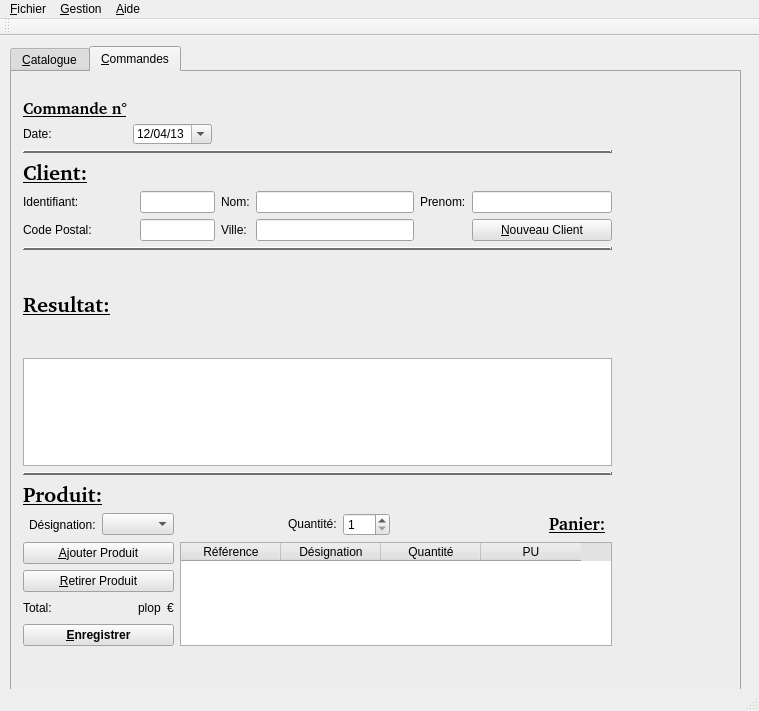
<?xml version="1.0" encoding="UTF-8"?>
<ui version="4.0">
 <class>MainWindow</class>
 <widget class="QMainWindow" name="MainWindow">
  <property name="geometry">
   <rect>
    <x>0</x>
    <y>0</y>
    <width>759</width>
    <height>711</height>
   </rect>
  </property>
  <property name="maximumSize">
   <size>
    <width>16777215</width>
    <height>16777215</height>
   </size>
  </property>
  <property name="windowTitle">
   <string>MainWindow</string>
  </property>
  <widget class="QWidget" name="centralWidget">
   <widget class="QTabWidget" name="tabWidget">
    <property name="geometry">
     <rect>
      <x>10</x>
      <y>10</y>
      <width>731</width>
      <height>651</height>
     </rect>
    </property>
    <property name="minimumSize">
     <size>
      <width>0</width>
      <height>0</height>
     </size>
    </property>
    <property name="palette">
     <palette>
      <active>
       <colorrole role="WindowText">
        <brush brushstyle="SolidPattern">
         <color alpha="255">
          <red>0</red>
          <green>0</green>
          <blue>0</blue>
         </color>
        </brush>
       </colorrole>
       <colorrole role="Button">
        <brush brushstyle="SolidPattern">
         <color alpha="255">
          <red>226</red>
          <green>226</green>
          <blue>226</blue>
         </color>
        </brush>
       </colorrole>
       <colorrole role="Light">
        <brush brushstyle="SolidPattern">
         <color alpha="255">
          <red>255</red>
          <green>255</green>
          <blue>255</blue>
         </color>
        </brush>
       </colorrole>
       <colorrole role="Midlight">
        <brush brushstyle="SolidPattern">
         <color alpha="255">
          <red>240</red>
          <green>240</green>
          <blue>240</blue>
         </color>
        </brush>
       </colorrole>
       <colorrole role="Dark">
        <brush brushstyle="SolidPattern">
         <color alpha="255">
          <red>113</red>
          <green>113</green>
          <blue>113</blue>
         </color>
        </brush>
       </colorrole>
       <colorrole role="Mid">
        <brush brushstyle="SolidPattern">
         <color alpha="255">
          <red>151</red>
          <green>151</green>
          <blue>151</blue>
         </color>
        </brush>
       </colorrole>
       <colorrole role="Text">
        <brush brushstyle="SolidPattern">
         <color alpha="255">
          <red>0</red>
          <green>0</green>
          <blue>0</blue>
         </color>
        </brush>
       </colorrole>
       <colorrole role="BrightText">
        <brush brushstyle="SolidPattern">
         <color alpha="255">
          <red>255</red>
          <green>255</green>
          <blue>255</blue>
         </color>
        </brush>
       </colorrole>
       <colorrole role="ButtonText">
        <brush brushstyle="SolidPattern">
         <color alpha="255">
          <red>0</red>
          <green>0</green>
          <blue>0</blue>
         </color>
        </brush>
       </colorrole>
       <colorrole role="Base">
        <brush brushstyle="SolidPattern">
         <color alpha="255">
          <red>255</red>
          <green>255</green>
          <blue>255</blue>
         </color>
        </brush>
       </colorrole>
       <colorrole role="Window">
        <brush brushstyle="SolidPattern">
         <color alpha="255">
          <red>226</red>
          <green>226</green>
          <blue>226</blue>
         </color>
        </brush>
       </colorrole>
       <colorrole role="Shadow">
        <brush brushstyle="SolidPattern">
         <color alpha="255">
          <red>0</red>
          <green>0</green>
          <blue>0</blue>
         </color>
        </brush>
       </colorrole>
       <colorrole role="AlternateBase">
        <brush brushstyle="SolidPattern">
         <color alpha="255">
          <red>240</red>
          <green>240</green>
          <blue>240</blue>
         </color>
        </brush>
       </colorrole>
       <colorrole role="ToolTipBase">
        <brush brushstyle="SolidPattern">
         <color alpha="255">
          <red>255</red>
          <green>255</green>
          <blue>220</blue>
         </color>
        </brush>
       </colorrole>
       <colorrole role="ToolTipText">
        <brush brushstyle="SolidPattern">
         <color alpha="255">
          <red>0</red>
          <green>0</green>
          <blue>0</blue>
         </color>
        </brush>
       </colorrole>
      </active>
      <inactive>
       <colorrole role="WindowText">
        <brush brushstyle="SolidPattern">
         <color alpha="255">
          <red>0</red>
          <green>0</green>
          <blue>0</blue>
         </color>
        </brush>
       </colorrole>
       <colorrole role="Button">
        <brush brushstyle="SolidPattern">
         <color alpha="255">
          <red>226</red>
          <green>226</green>
          <blue>226</blue>
         </color>
        </brush>
       </colorrole>
       <colorrole role="Light">
        <brush brushstyle="SolidPattern">
         <color alpha="255">
          <red>255</red>
          <green>255</green>
          <blue>255</blue>
         </color>
        </brush>
       </colorrole>
       <colorrole role="Midlight">
        <brush brushstyle="SolidPattern">
         <color alpha="255">
          <red>240</red>
          <green>240</green>
          <blue>240</blue>
         </color>
        </brush>
       </colorrole>
       <colorrole role="Dark">
        <brush brushstyle="SolidPattern">
         <color alpha="255">
          <red>113</red>
          <green>113</green>
          <blue>113</blue>
         </color>
        </brush>
       </colorrole>
       <colorrole role="Mid">
        <brush brushstyle="SolidPattern">
         <color alpha="255">
          <red>151</red>
          <green>151</green>
          <blue>151</blue>
         </color>
        </brush>
       </colorrole>
       <colorrole role="Text">
        <brush brushstyle="SolidPattern">
         <color alpha="255">
          <red>0</red>
          <green>0</green>
          <blue>0</blue>
         </color>
        </brush>
       </colorrole>
       <colorrole role="BrightText">
        <brush brushstyle="SolidPattern">
         <color alpha="255">
          <red>255</red>
          <green>255</green>
          <blue>255</blue>
         </color>
        </brush>
       </colorrole>
       <colorrole role="ButtonText">
        <brush brushstyle="SolidPattern">
         <color alpha="255">
          <red>0</red>
          <green>0</green>
          <blue>0</blue>
         </color>
        </brush>
       </colorrole>
       <colorrole role="Base">
        <brush brushstyle="SolidPattern">
         <color alpha="255">
          <red>255</red>
          <green>255</green>
          <blue>255</blue>
         </color>
        </brush>
       </colorrole>
       <colorrole role="Window">
        <brush brushstyle="SolidPattern">
         <color alpha="255">
          <red>226</red>
          <green>226</green>
          <blue>226</blue>
         </color>
        </brush>
       </colorrole>
       <colorrole role="Shadow">
        <brush brushstyle="SolidPattern">
         <color alpha="255">
          <red>0</red>
          <green>0</green>
          <blue>0</blue>
         </color>
        </brush>
       </colorrole>
       <colorrole role="AlternateBase">
        <brush brushstyle="SolidPattern">
         <color alpha="255">
          <red>240</red>
          <green>240</green>
          <blue>240</blue>
         </color>
        </brush>
       </colorrole>
       <colorrole role="ToolTipBase">
        <brush brushstyle="SolidPattern">
         <color alpha="255">
          <red>255</red>
          <green>255</green>
          <blue>220</blue>
         </color>
        </brush>
       </colorrole>
       <colorrole role="ToolTipText">
        <brush brushstyle="SolidPattern">
         <color alpha="255">
          <red>0</red>
          <green>0</green>
          <blue>0</blue>
         </color>
        </brush>
       </colorrole>
      </inactive>
      <disabled>
       <colorrole role="WindowText">
        <brush brushstyle="SolidPattern">
         <color alpha="255">
          <red>113</red>
          <green>113</green>
          <blue>113</blue>
         </color>
        </brush>
       </colorrole>
       <colorrole role="Button">
        <brush brushstyle="SolidPattern">
         <color alpha="255">
          <red>226</red>
          <green>226</green>
          <blue>226</blue>
         </color>
        </brush>
       </colorrole>
       <colorrole role="Light">
        <brush brushstyle="SolidPattern">
         <color alpha="255">
          <red>255</red>
          <green>255</green>
          <blue>255</blue>
         </color>
        </brush>
       </colorrole>
       <colorrole role="Midlight">
        <brush brushstyle="SolidPattern">
         <color alpha="255">
          <red>240</red>
          <green>240</green>
          <blue>240</blue>
         </color>
        </brush>
       </colorrole>
       <colorrole role="Dark">
        <brush brushstyle="SolidPattern">
         <color alpha="255">
          <red>113</red>
          <green>113</green>
          <blue>113</blue>
         </color>
        </brush>
       </colorrole>
       <colorrole role="Mid">
        <brush brushstyle="SolidPattern">
         <color alpha="255">
          <red>151</red>
          <green>151</green>
          <blue>151</blue>
         </color>
        </brush>
       </colorrole>
       <colorrole role="Text">
        <brush brushstyle="SolidPattern">
         <color alpha="255">
          <red>113</red>
          <green>113</green>
          <blue>113</blue>
         </color>
        </brush>
       </colorrole>
       <colorrole role="BrightText">
        <brush brushstyle="SolidPattern">
         <color alpha="255">
          <red>255</red>
          <green>255</green>
          <blue>255</blue>
         </color>
        </brush>
       </colorrole>
       <colorrole role="ButtonText">
        <brush brushstyle="SolidPattern">
         <color alpha="255">
          <red>113</red>
          <green>113</green>
          <blue>113</blue>
         </color>
        </brush>
       </colorrole>
       <colorrole role="Base">
        <brush brushstyle="SolidPattern">
         <color alpha="255">
          <red>226</red>
          <green>226</green>
          <blue>226</blue>
         </color>
        </brush>
       </colorrole>
       <colorrole role="Window">
        <brush brushstyle="SolidPattern">
         <color alpha="255">
          <red>226</red>
          <green>226</green>
          <blue>226</blue>
         </color>
        </brush>
       </colorrole>
       <colorrole role="Shadow">
        <brush brushstyle="SolidPattern">
         <color alpha="255">
          <red>0</red>
          <green>0</green>
          <blue>0</blue>
         </color>
        </brush>
       </colorrole>
       <colorrole role="AlternateBase">
        <brush brushstyle="SolidPattern">
         <color alpha="255">
          <red>226</red>
          <green>226</green>
          <blue>226</blue>
         </color>
        </brush>
       </colorrole>
       <colorrole role="ToolTipBase">
        <brush brushstyle="SolidPattern">
         <color alpha="255">
          <red>255</red>
          <green>255</green>
          <blue>220</blue>
         </color>
        </brush>
       </colorrole>
       <colorrole role="ToolTipText">
        <brush brushstyle="SolidPattern">
         <color alpha="255">
          <red>0</red>
          <green>0</green>
          <blue>0</blue>
         </color>
        </brush>
       </colorrole>
      </disabled>
     </palette>
    </property>
    <property name="currentIndex">
     <number>1</number>
    </property>
    <widget class="QWidget" name="tab">
     <attribute name="title">
      <string>&amp;Catalogue</string>
     </attribute>
     <layout class="QVBoxLayout" name="verticalLayout">
      <item>
       <layout class="QHBoxLayout" name="horizontalLayout_3">
        <item>
         <spacer name="horizontalSpacer_4">
          <property name="orientation">
           <enum>Qt::Horizontal</enum>
          </property>
          <property name="sizeHint" stdset="0">
           <size>
            <width>40</width>
            <height>20</height>
           </size>
          </property>
         </spacer>
        </item>
        <item>
         <widget class="QLabel" name="label_4">
          <property name="text">
           <string>Liste des produits</string>
          </property>
         </widget>
        </item>
        <item>
         <spacer name="horizontalSpacer_3">
          <property name="orientation">
           <enum>Qt::Horizontal</enum>
          </property>
          <property name="sizeHint" stdset="0">
           <size>
            <width>40</width>
            <height>20</height>
           </size>
          </property>
         </spacer>
        </item>
       </layout>
      </item>
      <item>
       <widget class="QTableView" name="tableViewCatalogue">
        <property name="tabKeyNavigation">
         <bool>false</bool>
        </property>
        <property name="alternatingRowColors">
         <bool>true</bool>
        </property>
        <property name="selectionBehavior">
         <enum>QAbstractItemView::SelectRows</enum>
        </property>
       </widget>
      </item>
      <item>
       <layout class="QHBoxLayout" name="horizontalLayout_2">
        <item>
         <spacer name="horizontalSpacer">
          <property name="orientation">
           <enum>Qt::Horizontal</enum>
          </property>
          <property name="sizeHint" stdset="0">
           <size>
            <width>40</width>
            <height>20</height>
           </size>
          </property>
         </spacer>
        </item>
        <item>
         <layout class="QHBoxLayout" name="horizontalLayout">
          <item>
           <widget class="QPushButton" name="pushButtonAjoutProd">
            <property name="text">
             <string>&amp;Nouveau</string>
            </property>
           </widget>
          </item>
          <item>
           <widget class="QPushButton" name="pushButtonSupprProd">
            <property name="text">
             <string>&amp;Supprimer</string>
            </property>
           </widget>
          </item>
         </layout>
        </item>
        <item>
         <spacer name="horizontalSpacer_2">
          <property name="orientation">
           <enum>Qt::Horizontal</enum>
          </property>
          <property name="sizeHint" stdset="0">
           <size>
            <width>40</width>
            <height>20</height>
           </size>
          </property>
         </spacer>
        </item>
       </layout>
      </item>
     </layout>
    </widget>
    <widget class="QWidget" name="tab_2">
     <attribute name="title">
      <string>&amp;Commandes</string>
     </attribute>
     <widget class="QWidget" name="">
      <property name="geometry">
       <rect>
        <x>0</x>
        <y>15</y>
        <width>611</width>
        <height>570</height>
       </rect>
      </property>
      <layout class="QVBoxLayout" name="verticalLayout_7">
       <item>
        <layout class="QGridLayout" name="gridLayout_2">
         <item row="0" column="0">
          <widget class="QLabel" name="label_5">
           <property name="font">
            <font>
             <family>Bitstream Charter</family>
             <pointsize>12</pointsize>
             <weight>75</weight>
             <bold>true</bold>
             <underline>true</underline>
            </font>
           </property>
           <property name="text">
            <string>Commande n°</string>
           </property>
          </widget>
         </item>
         <item row="0" column="1">
          <widget class="QLabel" name="labelCommande">
           <property name="font">
            <font>
             <weight>75</weight>
             <italic>false</italic>
             <bold>true</bold>
             <underline>true</underline>
            </font>
           </property>
           <property name="text">
            <string/>
           </property>
          </widget>
         </item>
         <item row="0" column="2">
          <spacer name="horizontalSpacer_8">
           <property name="orientation">
            <enum>Qt::Horizontal</enum>
           </property>
           <property name="sizeType">
            <enum>QSizePolicy::Maximum</enum>
           </property>
           <property name="sizeHint" stdset="0">
            <size>
             <width>397</width>
             <height>17</height>
            </size>
           </property>
          </spacer>
         </item>
         <item row="1" column="0">
          <widget class="QLabel" name="label_6">
           <property name="text">
            <string>Date:</string>
           </property>
          </widget>
         </item>
         <item row="1" column="1">
          <widget class="QDateEdit" name="dateEditCommande">
           <property name="enabled">
            <bool>true</bool>
           </property>
           <property name="maximumSize">
            <size>
             <width>16777215</width>
             <height>20</height>
            </size>
           </property>
           <property name="font">
            <font>
             <weight>50</weight>
             <bold>false</bold>
             <kerning>true</kerning>
            </font>
           </property>
           <property name="cursor">
            <cursorShape>PointingHandCursor</cursorShape>
           </property>
           <property name="dateTime">
            <datetime>
             <hour>22</hour>
             <minute>0</minute>
             <second>0</second>
             <year>2013</year>
             <month>4</month>
             <day>12</day>
            </datetime>
           </property>
           <property name="currentSection">
            <enum>QDateTimeEdit::MonthSection</enum>
           </property>
           <property name="displayFormat">
            <string>dd/MM/yy</string>
           </property>
           <property name="calendarPopup">
            <bool>true</bool>
           </property>
           <property name="currentSectionIndex">
            <number>1</number>
           </property>
           <property name="timeSpec">
            <enum>Qt::UTC</enum>
           </property>
           <property name="date">
            <date>
             <year>2013</year>
             <month>4</month>
             <day>12</day>
            </date>
           </property>
          </widget>
         </item>
         <item row="1" column="2">
          <spacer name="horizontalSpacer_5">
           <property name="orientation">
            <enum>Qt::Horizontal</enum>
           </property>
           <property name="sizeType">
            <enum>QSizePolicy::Maximum</enum>
           </property>
           <property name="sizeHint" stdset="0">
            <size>
             <width>400</width>
             <height>20</height>
            </size>
           </property>
          </spacer>
         </item>
        </layout>
       </item>
       <item>
        <layout class="QVBoxLayout" name="verticalLayout_11">
         <item>
          <layout class="QVBoxLayout" name="verticalLayout_13">
           <item>
            <widget class="Line" name="lineClient">
             <property name="minimumSize">
              <size>
               <width>0</width>
               <height>0</height>
              </size>
             </property>
             <property name="maximumSize">
              <size>
               <width>16777215</width>
               <height>16777215</height>
              </size>
             </property>
             <property name="font">
              <font>
               <pointsize>20</pointsize>
               <weight>75</weight>
               <bold>true</bold>
              </font>
             </property>
             <property name="frameShadow">
              <enum>QFrame::Raised</enum>
             </property>
             <property name="lineWidth">
              <number>2</number>
             </property>
             <property name="orientation">
              <enum>Qt::Horizontal</enum>
             </property>
            </widget>
           </item>
           <item>
            <widget class="QLabel" name="label_7">
             <property name="font">
              <font>
               <family>Bitstream Charter</family>
               <pointsize>16</pointsize>
               <weight>75</weight>
               <bold>true</bold>
               <underline>true</underline>
              </font>
             </property>
             <property name="text">
              <string>Client:</string>
             </property>
            </widget>
           </item>
          </layout>
         </item>
         <item>
          <layout class="QHBoxLayout" name="horizontalLayout_7">
           <item>
            <layout class="QHBoxLayout" name="horizontalLayout_6">
             <item>
              <layout class="QVBoxLayout" name="verticalLayout_4">
               <item>
                <widget class="QLabel" name="label">
                 <property name="text">
                  <string>Identifiant:</string>
                 </property>
                </widget>
               </item>
               <item>
                <widget class="QLabel" name="label_8">
                 <property name="text">
                  <string>Code Postal:</string>
                 </property>
                </widget>
               </item>
              </layout>
             </item>
             <item>
              <layout class="QVBoxLayout" name="verticalLayout_5">
               <item>
                <widget class="QLineEdit" name="lineEditId">
                 <property name="maximumSize">
                  <size>
                   <width>75</width>
                   <height>16777215</height>
                  </size>
                 </property>
                </widget>
               </item>
               <item>
                <widget class="QLineEdit" name="lineEditCP">
                 <property name="maximumSize">
                  <size>
                   <width>75</width>
                   <height>16777215</height>
                  </size>
                 </property>
                </widget>
               </item>
              </layout>
             </item>
            </layout>
           </item>
           <item>
            <layout class="QHBoxLayout" name="horizontalLayout_5">
             <item>
              <layout class="QVBoxLayout" name="verticalLayout_3">
               <item>
                <widget class="QLabel" name="label_2">
                 <property name="text">
                  <string>Nom:</string>
                 </property>
                </widget>
               </item>
               <item>
                <widget class="QLabel" name="label_9">
                 <property name="text">
                  <string>Ville:</string>
                 </property>
                </widget>
               </item>
              </layout>
             </item>
             <item>
              <layout class="QVBoxLayout" name="verticalLayout_9">
               <item>
                <widget class="QLineEdit" name="lineEditNom"/>
               </item>
               <item>
                <widget class="QLineEdit" name="lineEditVille"/>
               </item>
              </layout>
             </item>
            </layout>
           </item>
           <item>
            <layout class="QHBoxLayout" name="horizontalLayout_4">
             <item>
              <layout class="QVBoxLayout" name="verticalLayout_2">
               <item>
                <widget class="QLabel" name="label_3">
                 <property name="text">
                  <string>Prenom:</string>
                 </property>
                </widget>
               </item>
               <item>
                <widget class="QLabel" name="label_11">
                 <property name="text">
                  <string/>
                 </property>
                </widget>
               </item>
              </layout>
             </item>
             <item>
              <layout class="QVBoxLayout" name="verticalLayout_10">
               <item>
                <widget class="QLineEdit" name="lineEditPrenom"/>
               </item>
               <item>
                <widget class="QPushButton" name="pushButton">
                 <property name="text">
                  <string>&amp;Nouveau Client</string>
                 </property>
                 <property name="icon">
                  <iconset resource="Ressource.qrc">
                   <normaloff>:/home/etudiant/GestionCommerciale/Ressources/Ressources/add.png</normaloff>:/home/etudiant/GestionCommerciale/Ressources/Ressources/add.png</iconset>
                 </property>
                 <property name="iconSize">
                  <size>
                   <width>20</width>
                   <height>20</height>
                  </size>
                 </property>
                </widget>
               </item>
              </layout>
             </item>
            </layout>
           </item>
          </layout>
         </item>
        </layout>
       </item>
       <item>
        <layout class="QVBoxLayout" name="verticalLayout_12">
         <item>
          <layout class="QVBoxLayout" name="verticalLayout_14">
           <item>
            <widget class="Line" name="lineResultat">
             <property name="enabled">
              <bool>true</bool>
             </property>
             <property name="minimumSize">
              <size>
               <width>0</width>
               <height>0</height>
              </size>
             </property>
             <property name="maximumSize">
              <size>
               <width>16777215</width>
               <height>16777215</height>
              </size>
             </property>
             <property name="font">
              <font>
               <pointsize>20</pointsize>
               <weight>75</weight>
               <bold>true</bold>
              </font>
             </property>
             <property name="frameShadow">
              <enum>QFrame::Raised</enum>
             </property>
             <property name="lineWidth">
              <number>2</number>
             </property>
             <property name="orientation">
              <enum>Qt::Horizontal</enum>
             </property>
            </widget>
           </item>
           <item>
            <widget class="QLabel" name="label_10">
             <property name="font">
              <font>
               <family>Bitstream Charter</family>
               <pointsize>16</pointsize>
               <weight>75</weight>
               <bold>true</bold>
               <underline>true</underline>
              </font>
             </property>
             <property name="text">
              <string>Resultat:</string>
             </property>
            </widget>
           </item>
          </layout>
         </item>
         <item>
          <widget class="QTableView" name="tableViewRecherche">
           <property name="maximumSize">
            <size>
             <width>16777215</width>
             <height>108</height>
            </size>
           </property>
           <property name="tabKeyNavigation">
            <bool>false</bool>
           </property>
           <property name="selectionBehavior">
            <enum>QAbstractItemView::SelectRows</enum>
           </property>
          </widget>
         </item>
        </layout>
       </item>
       <item>
        <layout class="QVBoxLayout" name="verticalLayout_6">
         <item>
          <layout class="QVBoxLayout" name="verticalLayout_15">
           <item>
            <widget class="Line" name="lineProduit">
             <property name="enabled">
              <bool>true</bool>
             </property>
             <property name="minimumSize">
              <size>
               <width>0</width>
               <height>0</height>
              </size>
             </property>
             <property name="maximumSize">
              <size>
               <width>16777215</width>
               <height>16777215</height>
              </size>
             </property>
             <property name="font">
              <font>
               <pointsize>20</pointsize>
               <weight>75</weight>
               <bold>true</bold>
              </font>
             </property>
             <property name="frameShadow">
              <enum>QFrame::Raised</enum>
             </property>
             <property name="lineWidth">
              <number>2</number>
             </property>
             <property name="orientation">
              <enum>Qt::Horizontal</enum>
             </property>
            </widget>
           </item>
           <item>
            <widget class="QLabel" name="label_13">
             <property name="font">
              <font>
               <family>Bitstream Charter</family>
               <pointsize>16</pointsize>
               <weight>75</weight>
               <bold>true</bold>
               <underline>true</underline>
              </font>
             </property>
             <property name="text">
              <string>Produit:</string>
             </property>
            </widget>
           </item>
          </layout>
         </item>
         <item>
          <layout class="QGridLayout" name="gridLayout">
           <item row="4" column="2" rowspan="4" colspan="2">
            <widget class="QTableWidget" name="tableWidgetPanier">
             <property name="minimumSize">
              <size>
               <width>400</width>
               <height>0</height>
              </size>
             </property>
             <property name="maximumSize">
              <size>
               <width>16777215</width>
               <height>150</height>
              </size>
             </property>
             <property name="tabKeyNavigation">
              <bool>false</bool>
             </property>
             <property name="selectionBehavior">
              <enum>QAbstractItemView::SelectRows</enum>
             </property>
             <column>
              <property name="text">
               <string>Référence</string>
              </property>
             </column>
             <column>
              <property name="text">
               <string>Désignation</string>
              </property>
             </column>
             <column>
              <property name="text">
               <string>Quantité</string>
              </property>
             </column>
             <column>
              <property name="text">
               <string>PU</string>
              </property>
             </column>
            </widget>
           </item>
           <item row="5" column="0" colspan="2">
            <widget class="QPushButton" name="pushButtonSupprimer">
             <property name="text">
              <string>&amp;Retirer Produit</string>
             </property>
             <property name="icon">
              <iconset resource="Ressource.qrc">
               <normaloff>:/home/etudiant/GestionCommerciale/Ressources/Ressources/remove.png</normaloff>:/home/etudiant/GestionCommerciale/Ressources/Ressources/remove.png</iconset>
             </property>
             <property name="iconSize">
              <size>
               <width>20</width>
               <height>20</height>
              </size>
             </property>
            </widget>
           </item>
           <item row="6" column="0" colspan="2">
            <layout class="QHBoxLayout" name="horizontalLayout_23">
             <item>
              <widget class="QLabel" name="label_16">
               <property name="maximumSize">
                <size>
                 <width>16777215</width>
                 <height>20</height>
                </size>
               </property>
               <property name="text">
                <string>Total:</string>
               </property>
              </widget>
             </item>
             <item>
              <spacer name="horizontalSpacer_17">
               <property name="orientation">
                <enum>Qt::Horizontal</enum>
               </property>
               <property name="sizeHint" stdset="0">
                <size>
                 <width>40</width>
                 <height>20</height>
                </size>
               </property>
              </spacer>
             </item>
             <item>
              <layout class="QHBoxLayout" name="horizontalLayout_10">
               <item>
                <widget class="QLabel" name="labelTotal">
                 <property name="maximumSize">
                  <size>
                   <width>16777215</width>
                   <height>20</height>
                  </size>
                 </property>
                 <property name="text">
                  <string>plop</string>
                 </property>
                </widget>
               </item>
               <item>
                <widget class="QLabel" name="labelEuro">
                 <property name="maximumSize">
                  <size>
                   <width>16777215</width>
                   <height>20</height>
                  </size>
                 </property>
                 <property name="text">
                  <string>€</string>
                 </property>
                </widget>
               </item>
              </layout>
             </item>
            </layout>
           </item>
           <item row="7" column="0" colspan="2">
            <widget class="QPushButton" name="pushButtonEnregistrer">
             <property name="font">
              <font>
               <weight>75</weight>
               <bold>true</bold>
               <underline>false</underline>
              </font>
             </property>
             <property name="text">
              <string>&amp;Enregistrer</string>
             </property>
             <property name="icon">
              <iconset resource="Ressource.qrc">
               <normaloff>:/home/etudiant/GestionCommerciale/Ressources/Ressources/filesave.png</normaloff>:/home/etudiant/GestionCommerciale/Ressources/Ressources/filesave.png</iconset>
             </property>
             <property name="iconSize">
              <size>
               <width>20</width>
               <height>20</height>
              </size>
             </property>
            </widget>
           </item>
           <item row="4" column="0" colspan="2">
            <widget class="QPushButton" name="pushButtonAjoutPanierProd">
             <property name="text">
              <string>&amp;Ajouter Produit</string>
             </property>
             <property name="icon">
              <iconset resource="Ressource.qrc">
               <normaloff>:/home/etudiant/GestionCommerciale/Ressources/Ressources/add.png</normaloff>:/home/etudiant/GestionCommerciale/Ressources/Ressources/add.png</iconset>
             </property>
             <property name="iconSize">
              <size>
               <width>20</width>
               <height>20</height>
              </size>
             </property>
            </widget>
           </item>
           <item row="3" column="2">
            <layout class="QHBoxLayout" name="horizontalLayout_21">
             <item>
              <layout class="QHBoxLayout" name="horizontalLayout_22">
               <item>
                <spacer name="horizontalSpacer_7">
                 <property name="orientation">
                  <enum>Qt::Horizontal</enum>
                 </property>
                 <property name="sizeHint" stdset="0">
                  <size>
                   <width>40</width>
                   <height>20</height>
                  </size>
                 </property>
                </spacer>
               </item>
               <item>
                <widget class="QLabel" name="label_15">
                 <property name="maximumSize">
                  <size>
                   <width>16777215</width>
                   <height>20</height>
                  </size>
                 </property>
                 <property name="text">
                  <string>Quantité:</string>
                 </property>
                </widget>
               </item>
               <item>
                <widget class="QSpinBox" name="spinBoxQtt">
                 <property name="sizePolicy">
                  <sizepolicy hsizetype="Minimum" vsizetype="Fixed">
                   <horstretch>0</horstretch>
                   <verstretch>0</verstretch>
                  </sizepolicy>
                 </property>
                 <property name="minimum">
                  <number>1</number>
                 </property>
                 <property name="maximum">
                  <number>150</number>
                 </property>
                </widget>
               </item>
              </layout>
             </item>
             <item>
              <layout class="QHBoxLayout" name="horizontalLayout_9">
               <item>
                <spacer name="horizontalSpacer_6">
                 <property name="orientation">
                  <enum>Qt::Horizontal</enum>
                 </property>
                 <property name="sizeHint" stdset="0">
                  <size>
                   <width>40</width>
                   <height>20</height>
                  </size>
                 </property>
                </spacer>
               </item>
               <item>
                <widget class="QLabel" name="label_12">
                 <property name="maximumSize">
                  <size>
                   <width>16777215</width>
                   <height>20</height>
                  </size>
                 </property>
                 <property name="font">
                  <font>
                   <family>Bitstream Charter</family>
                   <pointsize>13</pointsize>
                   <weight>75</weight>
                   <bold>true</bold>
                   <underline>true</underline>
                  </font>
                 </property>
                 <property name="text">
                  <string>Panier:</string>
                 </property>
                </widget>
               </item>
              </layout>
             </item>
            </layout>
           </item>
           <item row="3" column="1">
            <layout class="QHBoxLayout" name="horizontalLayout_8">
             <item>
              <widget class="QLabel" name="label_14">
               <property name="text">
                <string>Désignation:</string>
               </property>
              </widget>
             </item>
             <item>
              <widget class="QComboBox" name="comboBoxDesignation"/>
             </item>
            </layout>
           </item>
          </layout>
         </item>
        </layout>
       </item>
      </layout>
     </widget>
    </widget>
   </widget>
  </widget>
  <widget class="QMenuBar" name="menuBar">
   <property name="geometry">
    <rect>
     <x>0</x>
     <y>0</y>
     <width>759</width>
     <height>27</height>
    </rect>
   </property>
   <widget class="QMenu" name="menu_Fichier">
    <property name="title">
     <string>&amp;Fichier</string>
    </property>
    <addaction name="action_Quitter"/>
   </widget>
   <widget class="QMenu" name="menu_Gestion">
    <property name="title">
     <string>&amp;Gestion</string>
    </property>
    <addaction name="action_Produit"/>
    <addaction name="action_Commande"/>
   </widget>
   <widget class="QMenu" name="menu_Aide">
    <property name="title">
     <string>&amp;Aide</string>
    </property>
    <addaction name="action_A_propos"/>
   </widget>
   <addaction name="menu_Fichier"/>
   <addaction name="menu_Gestion"/>
   <addaction name="menu_Aide"/>
  </widget>
  <widget class="QToolBar" name="mainToolBar">
   <attribute name="toolBarArea">
    <enum>TopToolBarArea</enum>
   </attribute>
   <attribute name="toolBarBreak">
    <bool>false</bool>
   </attribute>
  </widget>
  <widget class="QStatusBar" name="statusBar"/>
  <action name="action_Quitter">
   <property name="text">
    <string>&amp;Quitter</string>
   </property>
  </action>
  <action name="action_Client_le">
   <property name="text">
    <string>&amp;Clientèle</string>
   </property>
  </action>
  <action name="action_Produit">
   <property name="text">
    <string>&amp;Produit</string>
   </property>
  </action>
  <action name="action_Commande">
   <property name="text">
    <string>&amp;Commande</string>
   </property>
  </action>
  <action name="action_A_propos">
   <property name="text">
    <string>&amp;A propos</string>
   </property>
  </action>
 </widget>
 <layoutdefault spacing="6" margin="11"/>
 <tabstops>
  <tabstop>tabWidget</tabstop>
  <tabstop>tableViewCatalogue</tabstop>
  <tabstop>pushButtonAjoutProd</tabstop>
  <tabstop>pushButtonSupprProd</tabstop>
  <tabstop>dateEditCommande</tabstop>
  <tabstop>lineEditId</tabstop>
  <tabstop>lineEditCP</tabstop>
  <tabstop>lineEditNom</tabstop>
  <tabstop>lineEditVille</tabstop>
  <tabstop>lineEditPrenom</tabstop>
  <tabstop>pushButton</tabstop>
  <tabstop>tableViewRecherche</tabstop>
  <tabstop>comboBoxDesignation</tabstop>
  <tabstop>spinBoxQtt</tabstop>
  <tabstop>pushButtonSupprimer</tabstop>
  <tabstop>tableWidgetPanier</tabstop>
  <tabstop>pushButtonEnregistrer</tabstop>
 </tabstops>
 <resources>
  <include location="Ressource.qrc"/>
 </resources>
 <connections/>
</ui>
